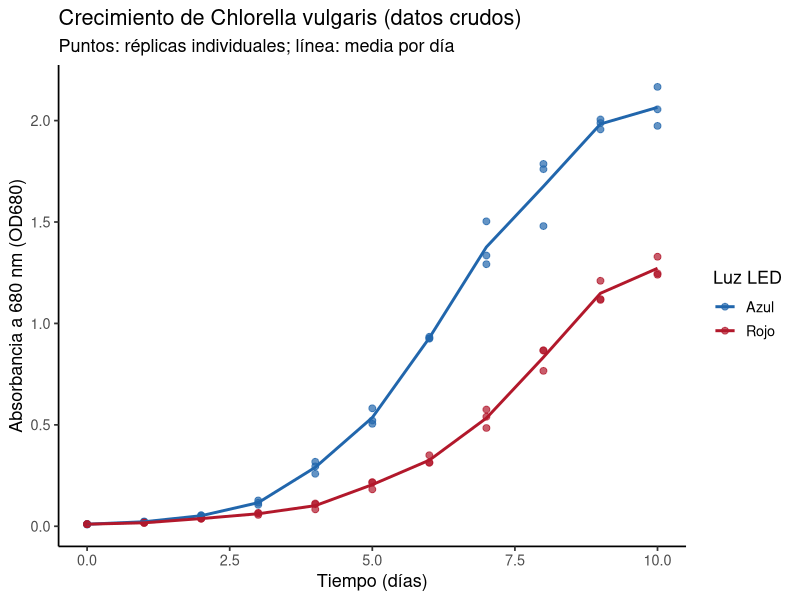
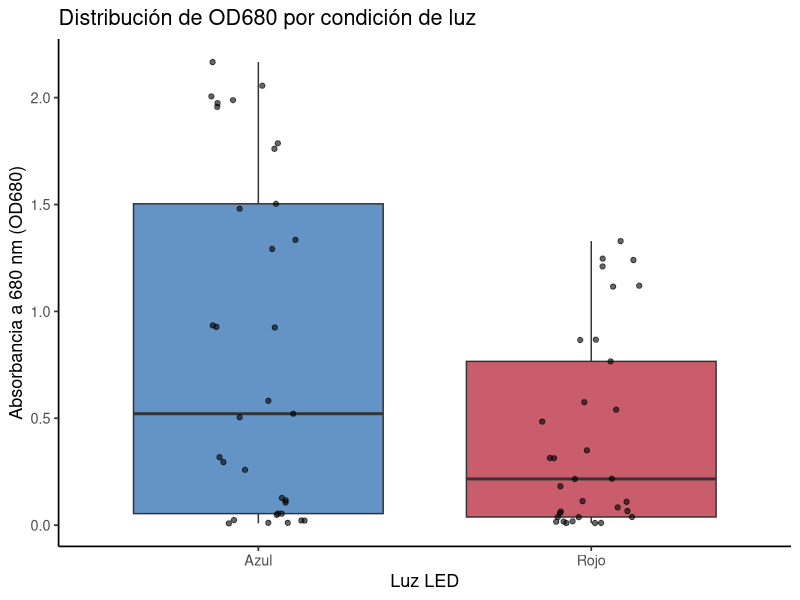
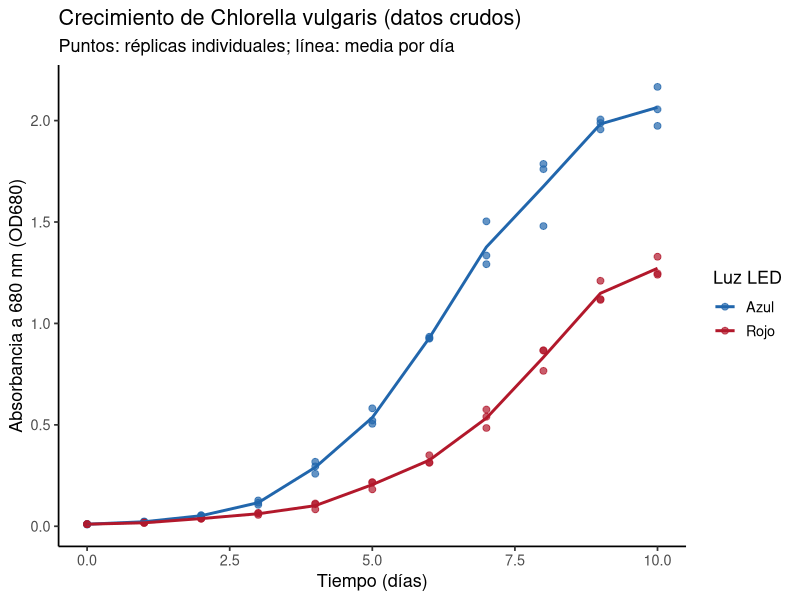
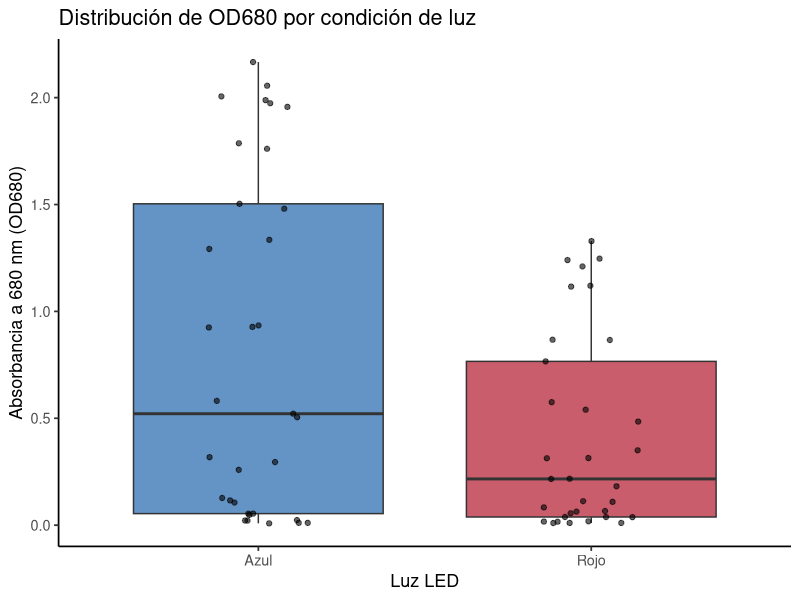

Here is the R script that generated these plots, in order:
# ==========================================================================
# 01. Contexto y toma de datos: crecimiento de Chlorella vulgaris
# ==========================================================================
# Autor: Dr. José Juan Torres Martínez
# Docente de Ciencias Químicas
# Universidad Autónoma de San Luis Potosí (UASLP)
# México
#
# Material académico para estudiantes
# Serie "Aprende R" — Lección 01
#
# Descripción: Primera lección de la serie. Se presenta el experimento
#   (crecimiento de Chlorella vulgaris bajo luz LED azul y roja), se leen
#   los datos tal como se registraron en el laboratorio (archivo
#   datos_chlorella_ancho.csv), se ordenan en R (datos ordenados o
#   "tidy data") y se hace un primer análisis exploratorio: resumen por
#   grupo, valores faltantes y gráficas iniciales. Los datos ordenados se
#   guardan para la Lección 02.
#
# Objetivos de aprendizaje:
#   - Describir un experimento: variables, unidades y réplicas.
#   - Leer datos de un archivo con read_csv().
#   - Pasar los datos del formato ancho (libreta de laboratorio) al
#     formato largo (tidy data) con pivot_longer().
#   - Resumir los datos por grupo (media, desviación estándar).
#   - Explorar los datos con gráficas antes de analizarlos.
#
# Datos: archivo datos_chlorella_ancho.csv, con las mediciones de
#   absorbancia (OD680) registradas en el laboratorio. Los valores son
#   simulados con fines didácticos, con magnitudes realistas.
# ==========================================================================

# --------------------------------------------------------------------------
# 1. Cargar paquetes
# --------------------------------------------------------------------------
library(tidyverse)

# --------------------------------------------------------------------------
# 2. El experimento (contexto)
# --------------------------------------------------------------------------
# Pregunta: ¿La luz LED azul o la luz LED roja produce un mayor crecimiento
#   de la microalga Chlorella vulgaris?
#
# Diseño:
#   - Organismo: Chlorella vulgaris (microalga verde).
#   - Tratamientos: luz LED azul y luz LED roja (2 condiciones).
#   - Réplicas: 3 cultivos independientes por condición (n = 3).
#   - Duración: 10 días, con una medición diaria.
#   - Variable medida: absorbancia a 680 nm (OD680), que es proporcional
#     a la densidad celular. En la práctica, las muestras con OD680 mayor
#     a 1.0 se diluyen antes de medir.
#
# Variables:
#   - dia: día del cultivo (0 a 10).
#   - luz: condición de luz (Azul o Rojo).
#   - replica: número de réplica (1, 2 o 3).
#   - OD680: absorbancia a 680 nm (sin unidades).

# --------------------------------------------------------------------------
# 3. Leer los datos tal como se registraron en el laboratorio
# --------------------------------------------------------------------------
# El archivo viene en formato ANCHO, como en la libreta o la hoja de
# cálculo: una fila por día y una columna por réplica. Así NO se analizan
# bien en R; primero hay que ordenarlos (sección 4).

datos_ancho <- read_csv("datos_chlorella_ancho.csv", show_col_types = FALSE)

print(datos_ancho)

# --------------------------------------------------------------------------
# 4. Ordenar los datos (tidy data, formato largo)
# --------------------------------------------------------------------------
# Regla de los datos ordenados ("tidy data"):
#   - Cada variable es una columna.
#   - Cada observación es una fila.
#   - Cada valor es una celda.
# Con pivot_longer() pasamos del formato ancho al formato largo.

datos <- datos_ancho %>%
  pivot_longer(
    cols = -dia,
    names_to = c("luz", "replica"),
    names_sep = "_R",
    values_to = "OD680"
  ) %>%
  mutate(replica = as.integer(replica))

print(datos)

# --------------------------------------------------------------------------
# 5. Primer análisis: resumen por día y condición
# --------------------------------------------------------------------------
resumen <- datos %>%
  group_by(dia, luz) %>%
  summarise(
    n        = n(),
    media_OD = mean(OD680),
    de_OD    = sd(OD680),
    min_OD   = min(OD680),
    max_OD   = max(OD680),
    .groups = "drop"
  )

print(resumen)

# --------------------------------------------------------------------------
# 6. Revisión de calidad: valores faltantes y valores fuera de rango
# --------------------------------------------------------------------------
# ¿Hay valores faltantes? (debe ser 0)
sum(is.na(datos$OD680))

# ¿Hay valores fuera de rango? (OD680 debe estar entre 0 y 3)
filter(datos, OD680 < 0 | OD680 > 3)

# --------------------------------------------------------------------------
# 7. Exploración gráfica (antes de analizar, hay que mirar los datos)
# --------------------------------------------------------------------------
# Gráfica 1: OD680 contra el tiempo; puntos = réplicas, línea = media.
grafica_puntos <- ggplot(datos, aes(x = dia, y = OD680, color = luz)) +
  geom_point(size = 2, alpha = 0.7) +
  geom_line(
    data = resumen,
    aes(x = dia, y = media_OD, group = luz),
    linewidth = 1
  ) +
  scale_color_manual(
    values = c("Azul" = "#2166ac", "Rojo" = "#b2182b")
  ) +
  labs(
    x = "Tiempo (días)",
    y = "Absorbancia a 680 nm (OD680)",
    color = "Luz LED",
    title = "Crecimiento de Chlorella vulgaris (datos crudos)",
    subtitle = "Puntos: réplicas individuales; línea: media por día"
  ) +
  theme_classic(base_size = 13)

print(grafica_puntos)

# Gráfica 2: distribución de OD680 por condición de luz (caja y puntos).
grafica_caja <- ggplot(datos, aes(x = luz, y = OD680, fill = luz)) +
  geom_boxplot(alpha = 0.7) +
  geom_jitter(width = 0.15, size = 1.5, alpha = 0.6) +
  scale_fill_manual(
    values = c("Azul" = "#2166ac", "Rojo" = "#b2182b")
  ) +
  labs(
    x = "Luz LED",
    y = "Absorbancia a 680 nm (OD680)",
    title = "Distribución de OD680 por condición de luz"
  ) +
  theme_classic(base_size = 13) +
  theme(legend.position = "none")

print(grafica_caja)

# --------------------------------------------------------------------------
# 8. Guardar los datos ordenados para la Lección 02
# --------------------------------------------------------------------------
write_csv(datos, "datos_chlorella.csv")

# --------------------------------------------------------------------------
# 9. Exportar las gráficas
# --------------------------------------------------------------------------
# Todas las gráficas de la lección se guardan como archivos PNG en alta
# resolución (300 dpi), listas para un informe o una presentación.
ggsave("01_exploracion_puntos.png", grafica_puntos,
       width = 18, height = 12, units = "cm", dpi = 300)
ggsave("01_exploracion_caja.png", grafica_caja,
       width = 16, height = 12, units = "cm", dpi = 300)

# --------------------------------------------------------------------------
# Qué sigue (Lección 02)
# --------------------------------------------------------------------------
# En la Lección 02 tomaremos este archivo (datos_chlorella.csv),
# convertiremos la OD680 a densidad celular (células/mL) con la
# calibración, calcularemos la velocidad específica de crecimiento (mu)
# A PARTIR DE LOS DATOS, y graficaremos la curva de crecimiento al estilo
# de una revista científica. Nada de lo que calcularemos está dado de
# antemano: todo sale de estas mediciones.
